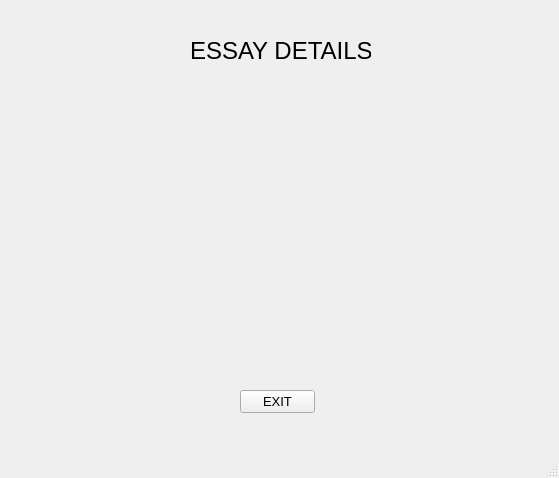
<?xml version="1.0" encoding="UTF-8"?>
<ui version="4.0">
 <class>otherWindow</class>
 <widget class="QMainWindow" name="otherWindow">
  <property name="geometry">
   <rect>
    <x>0</x>
    <y>0</y>
    <width>559</width>
    <height>478</height>
   </rect>
  </property>
  <property name="windowTitle">
   <string>MainWindow</string>
  </property>
  <widget class="QWidget" name="centralwidget">
   <widget class="QPushButton" name="pushButton">
    <property name="geometry">
     <rect>
      <x>240</x>
      <y>390</y>
      <width>75</width>
      <height>23</height>
     </rect>
    </property>
    <property name="font">
     <font>
      <pointsize>10</pointsize>
     </font>
    </property>
    <property name="text">
     <string>EXIT</string>
    </property>
   </widget>
   <widget class="QLabel" name="label">
    <property name="geometry">
     <rect>
      <x>190</x>
      <y>10</y>
      <width>181</width>
      <height>81</height>
     </rect>
    </property>
    <property name="font">
     <font>
      <pointsize>18</pointsize>
     </font>
    </property>
    <property name="text">
     <string>ESSAY DETAILS</string>
    </property>
   </widget>
  </widget>
  <widget class="QMenuBar" name="menubar">
   <property name="geometry">
    <rect>
     <x>0</x>
     <y>0</y>
     <width>559</width>
     <height>20</height>
    </rect>
   </property>
  </widget>
  <widget class="QStatusBar" name="statusbar"/>
 </widget>
 <resources/>
 <connections/>
</ui>
